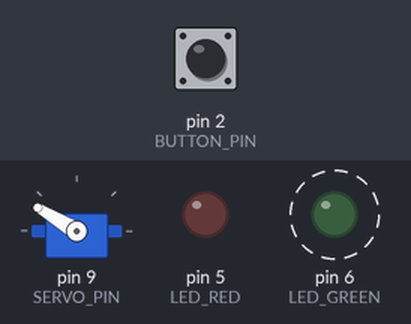
Recording of a sketch running on a simulated Arduino Uno, built with avr-gcc and run on an emulated ATmega328P. Parts: servo, output pins drawn as LEDs (lit = HIGH). Dashed ring = blinking. The test bench sets the inputs (shaded band); at power-on: pin 2 (BUTTON_PIN) HIGH.

Above: at 2.25 s.
2.3 s: pin 2 (BUTTON_PIN) pulled LOW for 0.15 s
At 2.46 s:
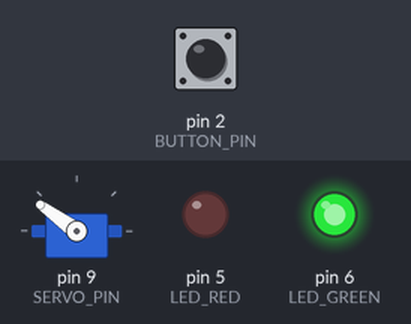
5.3 s: pin 2 (BUTTON_PIN) pulled LOW for 1 s
At 5.48 s:
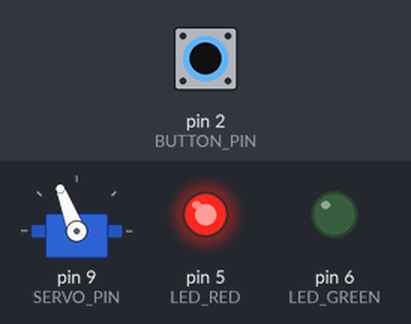
8.3 s: pin 2 (BUTTON_PIN) pulled LOW for 0.15 s
At 8.49 s:
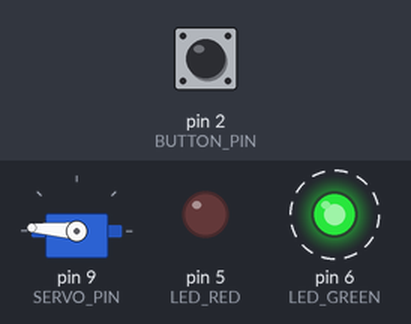
11.3 s: pin 2 (BUTTON_PIN) pulled LOW for 3.2 s
At 11.6 s:
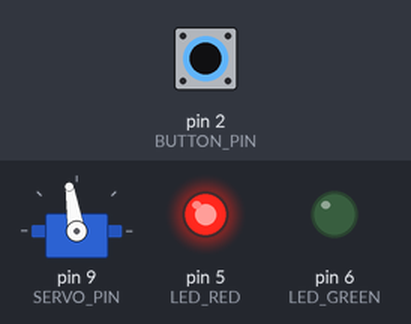
Timing chart, 0 to 17.0 s (numbered marks = the images above; inputs shaded):
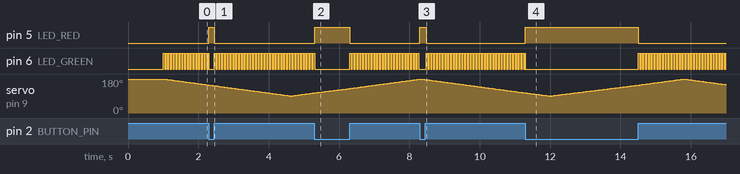

The sketch:

ep11.ino
```cpp
#include<Servo.h>

#define SERVO_PIN 9
#define LED_RED 5
#define LED_GREEN 6
#define BUTTON_PIN 2

Servo servo_1;
int pos = 180;

void setup() {
  Serial.begin(9600);

  pinMode(SERVO_PIN, OUTPUT);
  pinMode(LED_GREEN, OUTPUT);
  pinMode(LED_RED, OUTPUT);
  pinMode(BUTTON_PIN, INPUT);

  servo_1.attach(SERVO_PIN);
  servo_1.write(pos);
  delay(1000);

  attachInterrupt(digitalPinToInterrupt(BUTTON_PIN),Doreamon,LOW);
}

void Doreamon(){
  digitalWrite(LED_RED, HIGH);
  digitalWrite(LED_GREEN, LOW);
}

void loop() {
  // ปัดขวา
  for(pos = 180;pos > 90;pos--){
    servo_1.write(pos);
    digitalWrite(LED_RED, LOW);
    digitalWrite(LED_GREEN, !digitalRead(LED_GREEN));
    delay(40);
  }
  // ปัดซ้าย
  for(pos = 90;pos < 180;pos++){
    servo_1.write(pos);
    digitalWrite(LED_RED, LOW);
    digitalWrite(LED_GREEN, !digitalRead(LED_GREEN));
    delay(40);
  }

}
```

Measured:
- after the input at 2.3 s, pin 5 (LED_RED): LOW → HIGH at once, → LOW 0.15 s later
- after the input at 5.3 s, pin 5 (LED_RED): LOW → HIGH at once, → LOW 1.0 s later
- after the input at 8.3 s, pin 5 (LED_RED): LOW → HIGH at once, → LOW 0.18 s later
- after the input at 11.3 s, pin 5 (LED_RED): LOW → HIGH at once, → LOW 3.2 s later
- by itself, pin 6 (LED_GREEN): repeats every 0.08 s: HIGH 0.04 s, LOW 0.04 s
